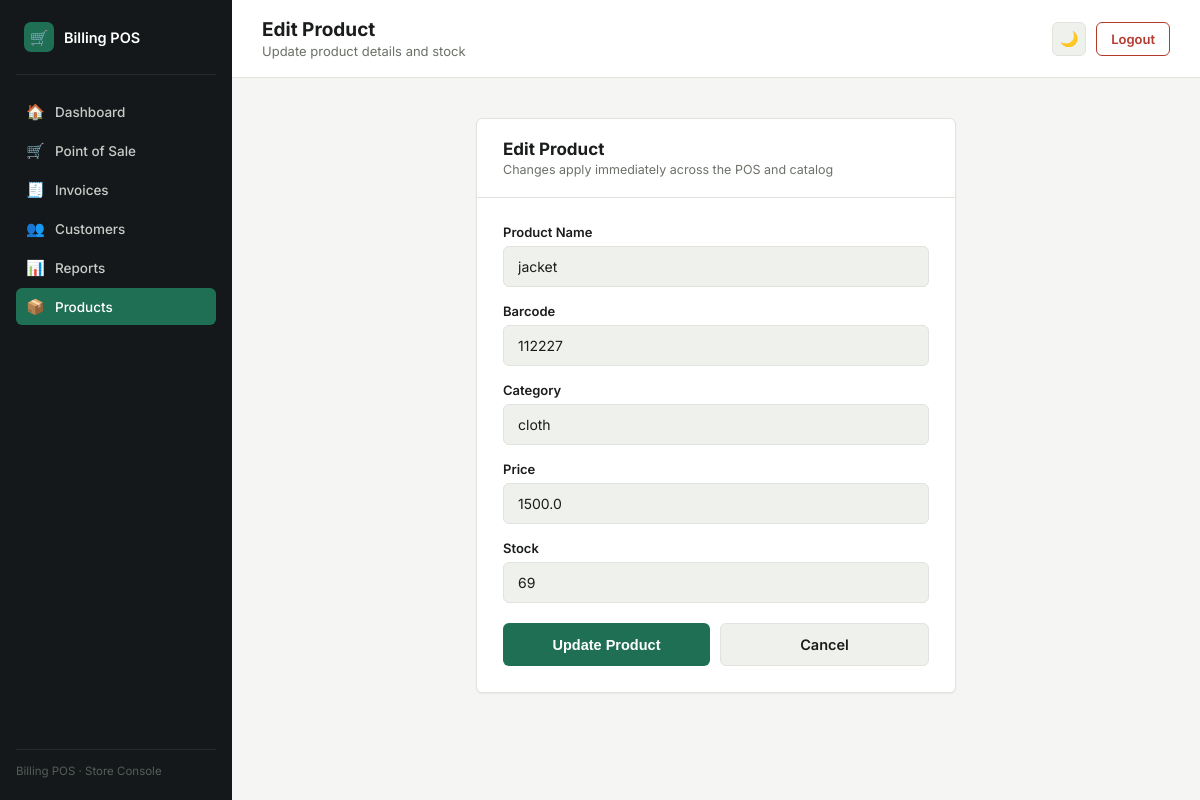
The page /edit_product/6 (signed in) on the database as committed earlier.
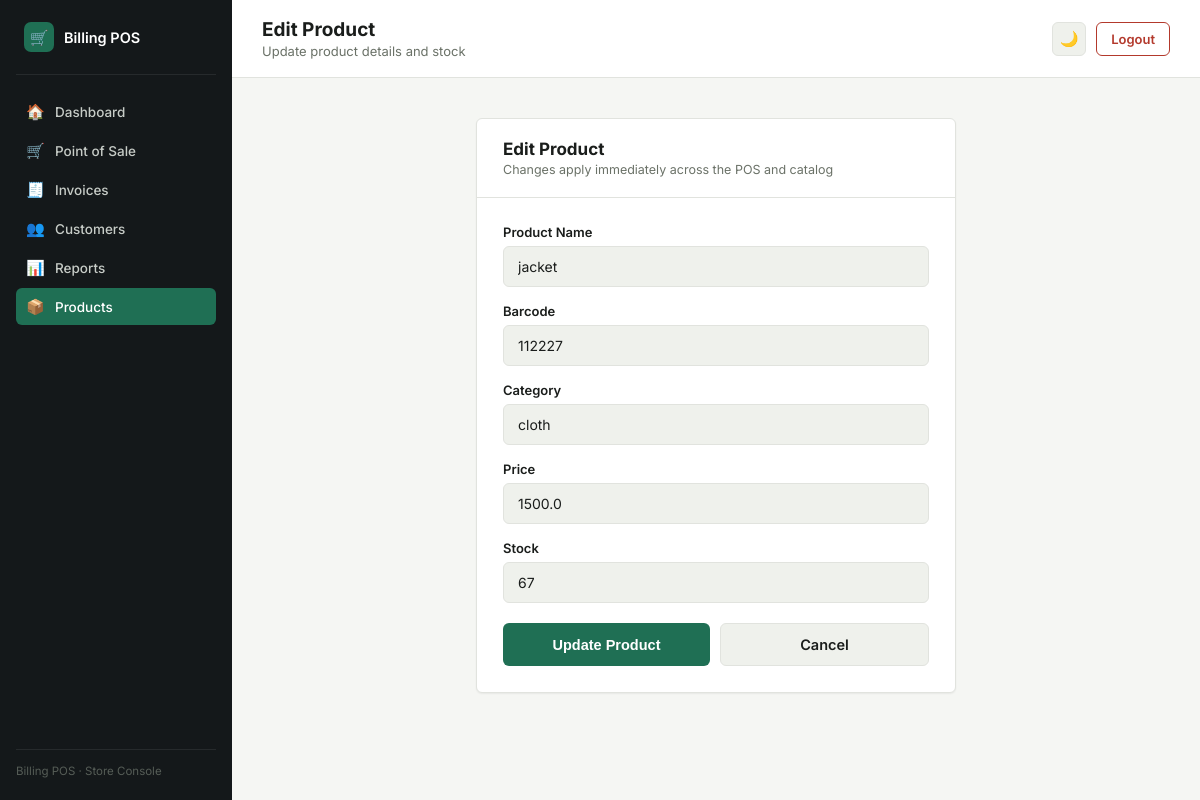
The same page on the database as committed later.
### tables this page shows
CREATE TABLE products (
            id INTEGER PRIMARY KEY AUTOINCREMENT,
            name TEXT NOT NULL,
            barcode TEXT,
            category TEXT,
            price REAL NOT NULL,
            stock INTEGER NOT NULL DEFAULT 0,
            is_active INTEGER NOT NULL DEFAULT 1
        );

### app.py (the view, shortened to what this page needs)
@app.route("/edit_product/<int:id>", methods=["GET", "POST"])
@login_required
def edit_product(id):
    conn = get_db_connection()
    product = conn.execute(
        "SELECT * FROM products WHERE id = ? AND is_active = 1", (id,)
    ).fetchone()
    conn.close()
    if product is None:
        return "Product not found."
    return render_template("edit_product.html", product=product)

### app.py (called while the page is built, shortened)
def get_csrf_token():
    if "csrf_token" not in session:
        session["csrf_token"] = secrets.token_hex(32)
    return session["csrf_token"]

@app.before_request
def csrf_protect():
    if request.method not in ("POST", "PUT", "PATCH", "DELETE"):
        return None

def get_db_connection():
    conn = sqlite3.connect(DATABASE)
    conn.row_factory = sqlite3.Row
    return conn

def login_required(function):
    @wraps(function)
    def decorated_function(*args, **kwargs):
        if "user_id" not in session:
            return redirect("/login")
        return function(*args, **kwargs)
    return decorated_function

### templates/edit_product.html (shortened to what this page needs)
<!DOCTYPE html>
<html lang="en">
<head>
</head>
<body>
<div class="shell">
    <aside class="sidebar">
        <div class="brand">
            <div class="brand-mark">🛒</div>
            <div class="brand-name">Billing POS</div>
        </div>
        <nav class="nav-group">
            <a href="/dashboard" class="nav-link"><span class="ic">🏠</span> Dashboard</a>
            <a href="/pos" class="nav-link"><span class="ic">🛒</span> Point of Sale</a>
            <a href="/invoices" class="nav-link"><span class="ic">🧾</span> Invoices</a>
            <a href="/customers" class="nav-link"><span class="ic">👥</span> Customers</a>
            <a href="/reports" class="nav-link"><span class="ic">📊</span> Reports</a>
            <a href="/" class="nav-link active"><span class="ic">📦</span> Products</a>
        </nav>
        <div class="sidebar-footer">Billing POS · Store Console</div>
    </aside>
    <div class="main">
        <div class="topbar">
            <div>
                <h1>Edit Product</h1>
                <p class="subtitle">Update product details and stock</p>
            </div>
            <div class="topbar-actions">
                <button type="button" class="theme-toggle" id="themeToggle" title="Toggle theme">🌙</button>
                <a href="/logout" class="btn-logout" onclick="return confirm('Are you sure you want to logout?')">Logout</a>
            </div>
        </div>
        <div class="content">
            <div class="panel">
                <div class="panel-head">
                    <h2>Edit Product</h2>
                    <p>Changes apply immediately across the POS and catalog</p>
                </div>
                <div class="panel-body">
                    <form action="/edit_product/{{ product.id }}" method="POST">
                        <div class="field-group">
                            <label class="field-label">Product Name</label>
                            <input type="text" name="name" class="field" value="{{ product.name }}" required>
                        </div>
                        <div class="field-group">
                            <label class="field-label">Barcode</label>
                            <input type="text" name="barcode" class="field" value="{{ product.barcode or '' }}">
                        </div>
                        <div class="field-group">
                            <label class="field-label">Category</label>
                            <input type="text" name="category" class="field" value="{{ product.category or '' }}">
                        </div>
                        <div class="field-group">
                            <label class="field-label">Price</label>
                            <input type="number" step="0.01" min="0" name="price" class="field" value="{{ product.price }}" required>
                        </div>
                        <div class="field-group">
                            <label class="field-label">Stock</label>
                            <input type="number" min="0" name="stock" class="field" value="{{ product.stock }}" required>
                        </div>
                        <div class="form-actions">
                            <button type="submit" class="btn-primary">Update Product</button>
                            <a href="/" class="btn-cancel">Cancel</a>
                        </div>
                    </form>
                </div>
            </div>
        </div>
    </div>
</div>
</body>
</html>

Rows that differ between the two databases and show on the page:
changed products "jacket": stock "69" → "67"
